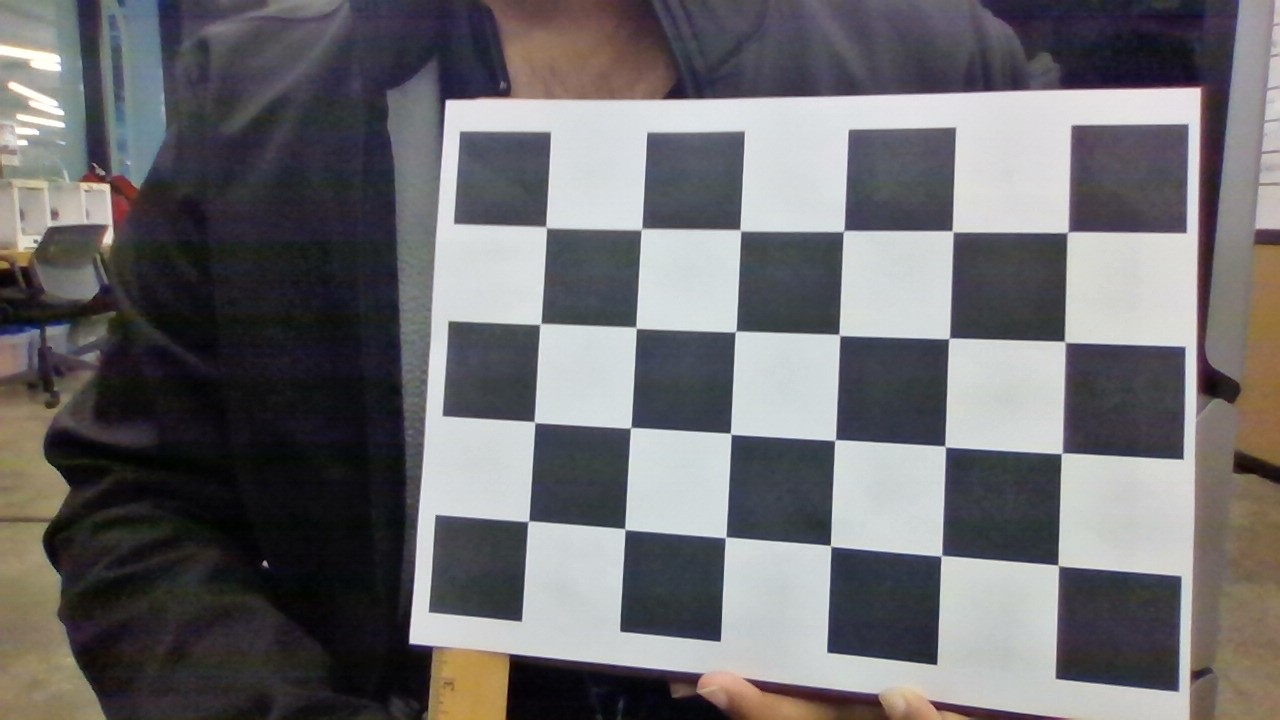
#> input picture Q3_pic1.jpg, 1280 x 720 px
$ python calibration.py
#> lines starting #> are read from the running program, lines starting #| are printed output that depends on the picture; long printed decimals are rounded
import numpy as np
import cv2

square_size = 38.1                                              #Checkerboard square size(in mm)
obj_points = []                                                 #3D points
img_points = []                                                 #2D points
pattern_size = (6, 4)                                           #Checkerboard pattern
objp = np.zeros((pattern_size[0] * pattern_size[1], 3), np.float32)                         #Generate an array for 3D coordinates
objp[:, :2] = np.mgrid[0:pattern_size[0], 0:pattern_size[1]].T.reshape(-1, 2) * square_size #An Array for 2D coordinates

image_paths = [                                                                             #Upload Images
    'Q3_pic1.jpg',                            #The Images are named Q3_pic1, Q3_pic2 and Q3_pic3
    'Q3_pic2.jpg',
    'Q3_pic3.jpg'
]

for image_path in image_paths:
    img = cv2.imread(image_path)
#> img is the input picture: shape (720, 1280, 3); mean B, G, R 109.4, 106.9, 108.4
    gray = cv2.cvtColor(img, cv2.COLOR_BGR2GRAY)
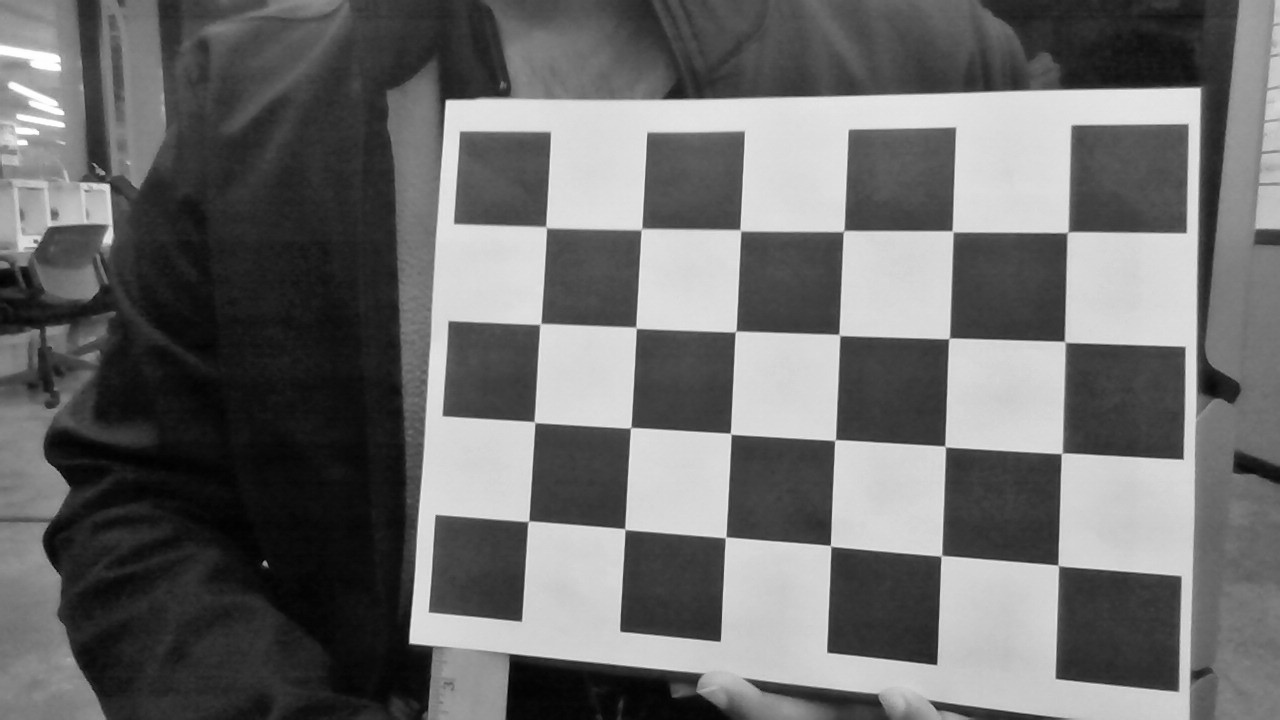
#> gray: shape (720, 1280); min 1, max 255, mean 107.7

    ret, corners = cv2.findChessboardCorners(gray, pattern_size, None)                  #Find checkerboard corners
#> ret = True; corners = 24 rows, first 8: [545.5, 226.2], [641.5, 229], [740.6, 230.5], [843.8, 230.6], [951.8, 230.6], [1067.7, 232.1], [540.9, 323.3], [636.5, 328.4]

    if ret:
        obj_points.append(objp)
        img_points.append(corners)
#> pass 2 of the loop `for image_path in image_paths:`:
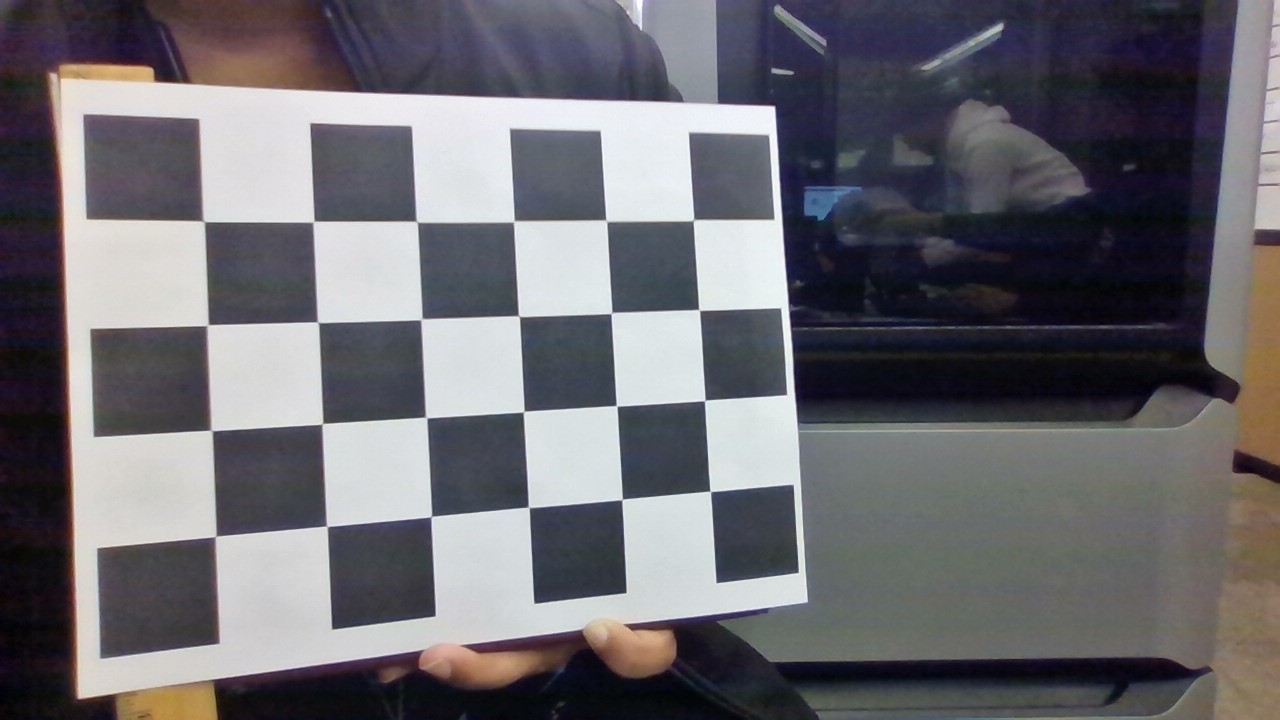
#> input picture Q3_pic2.jpg, 1280 x 720 px
#> img is the input picture: shape (720, 1280, 3); mean B, G, R 111, 105.7, 107.2
#> `gray = cv2.cvtColor(img, cv2.COLOR_BGR2GRAY)`:
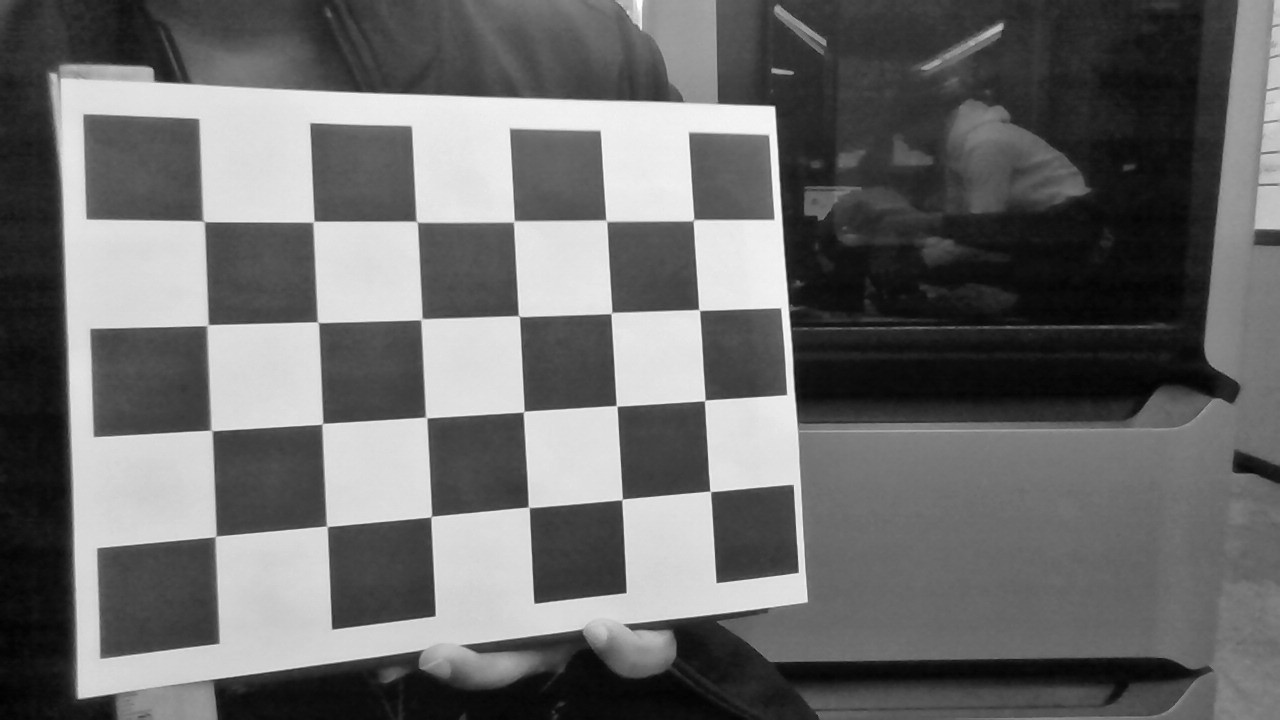
#> gray: shape (720, 1280); min 1, max 255, mean 106.7
#> corners = 24 rows, first 8: [204.9, 221.8], [313.2, 222.1], [417.1, 221.9], [514.5, 220.6], [606.2, 220.5], [693.9, 219], [208.4, 324.3], [317.4, 321.8]
#> pass 3 of the loop `for image_path in image_paths:`:
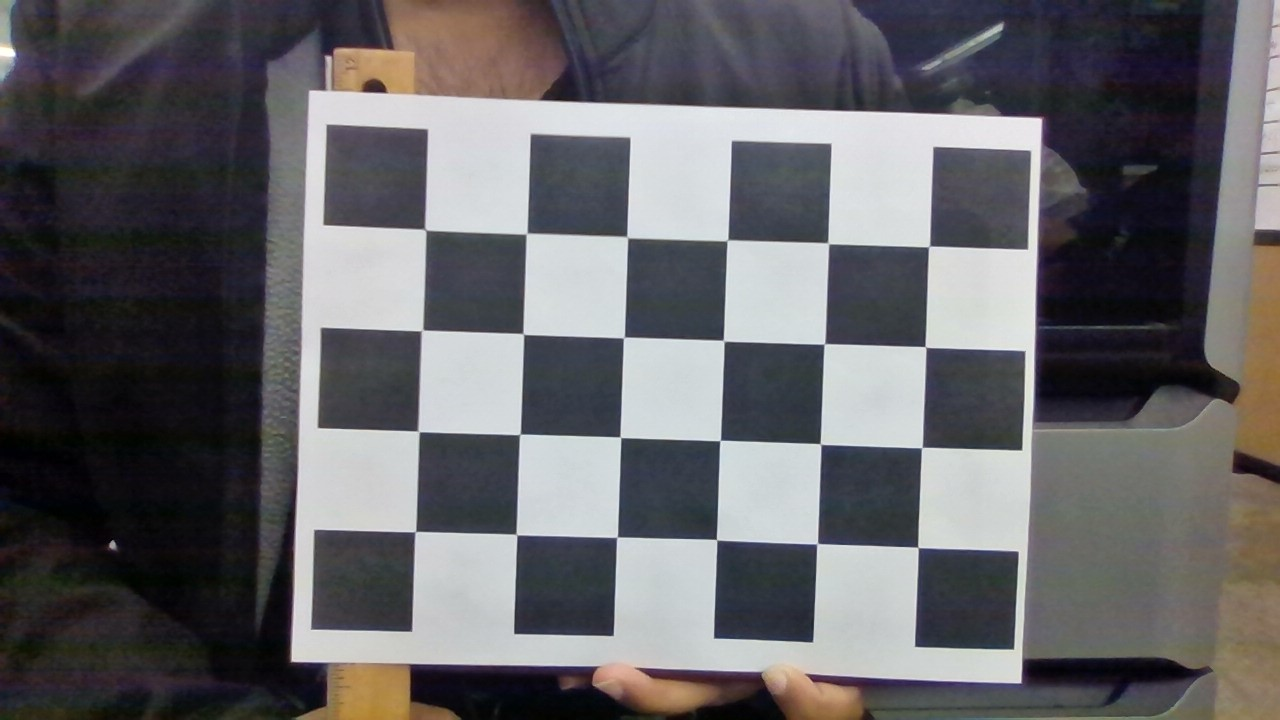
#> input picture Q3_pic3.jpg, 1280 x 720 px
#> img is the input picture: shape (720, 1280, 3); mean B, G, R 102.2, 99.1, 100.2
#> `gray = cv2.cvtColor(img, cv2.COLOR_BGR2GRAY)`:
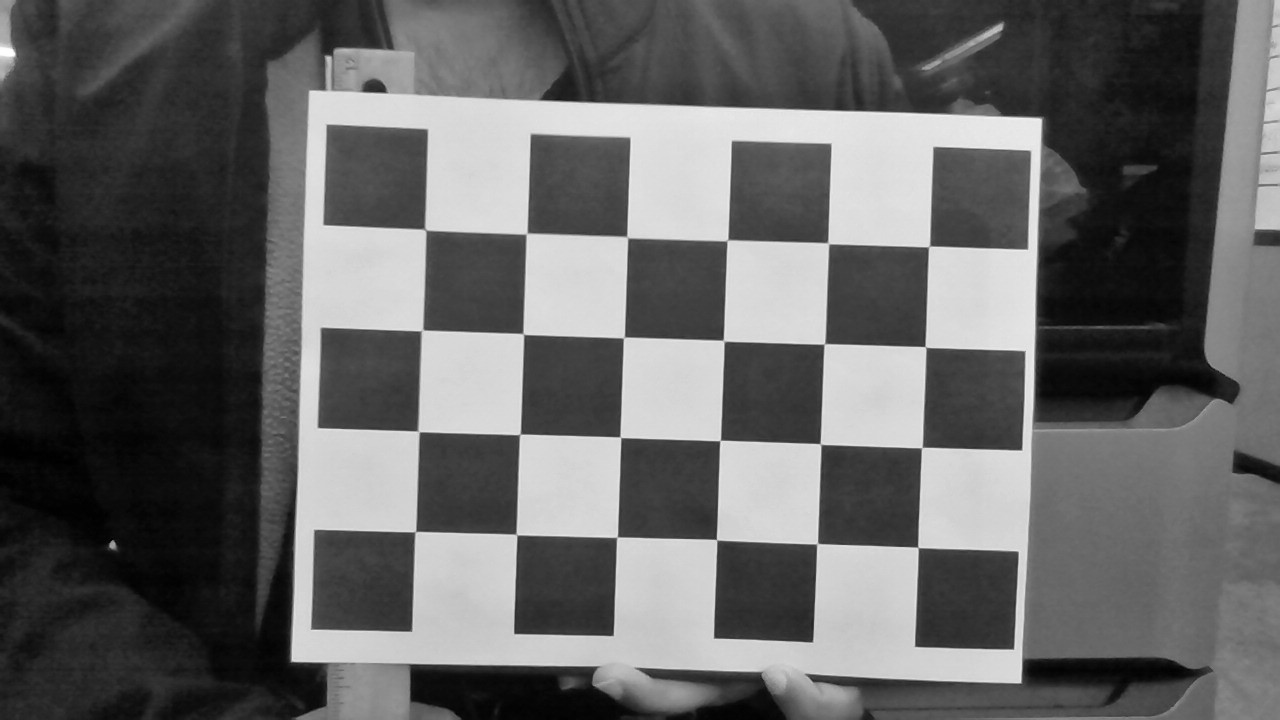
#> gray: shape (720, 1280); min 0, max 254, mean 99.8
#> corners = 24 rows, first 8: [427.4, 229.9], [526.3, 233.6], [627, 237.5], [727.5, 240.5], [828.5, 243.5], [928.1, 247], [422, 330.5], [522.7, 332.5]


if len(obj_points) > 0:
    ret, K, dist_coeff, rvecs, tvecs = cv2.calibrateCamera(obj_points, img_points, gray.shape[::-1], None, None)
#> ret = 0.869; K = [[1084.9, 0, 647.2], [0, 1085, 325.4], [0, 0, 1]]; dist_coeff = [[0.0407, 0.388, -0.00677, 0.000731, -1.7]]; rvecs = ([-0.0765, 0.233, 0.0443], [-0.0715, -0.298, -0.0485], [0.00286, -0.0107, 0.0342]); tvecs = ([-39.36, -38.5, 424.6], [-162.4, -37.48, 401.5], [-83.79, -36.17, 411.6])
    print("Camera Matrix, K is:")
    print(K)
#| [[1.08492545e+03 0.00000000e+00 6.47162747e+02]
#|  [0.00000000e+00 1.08499997e+03 3.25424908e+02]
#|  [0.00000000e+00 0.00000000e+00 1.00000000e+00]]

    if len(dist_coeff[0]) >= 2:                                                         #Check for distortion coefficients,
        k1, k2, k3, k4, k5 = dist_coeff[0][:5]                                          #if more than 2 elements in list print k1 and k2
#> k1 = 0.0407; k2 = 0.388; k3 = -0.00677; k4 = 0.000731; k5 = -1.7
        print("Distortion Coefficients:")
        print(f"k1: {k1}")
#| k1: 0.0407
        print(f"k2: {k2}")
#| k2: 0.3876
        #print(f"k3: {k3}")
        #print(f"k4: {k4}")
        #print(f"k5: {k5}")

    elif len(dist_coeff[0]) == 1:                                                       #Fail-safe check
        k1 = dist_coeff[0]
        print("Distortion Coefficients are as follows:")
        print(f"k1: {k1}")
    else:
        print("Couldn't Find Distortion Coefficients")                                  #No distortion coefficients were found
else:
    print("Couldn't Detect Checkerboard")                           #Couldn't Load/Detect Image
